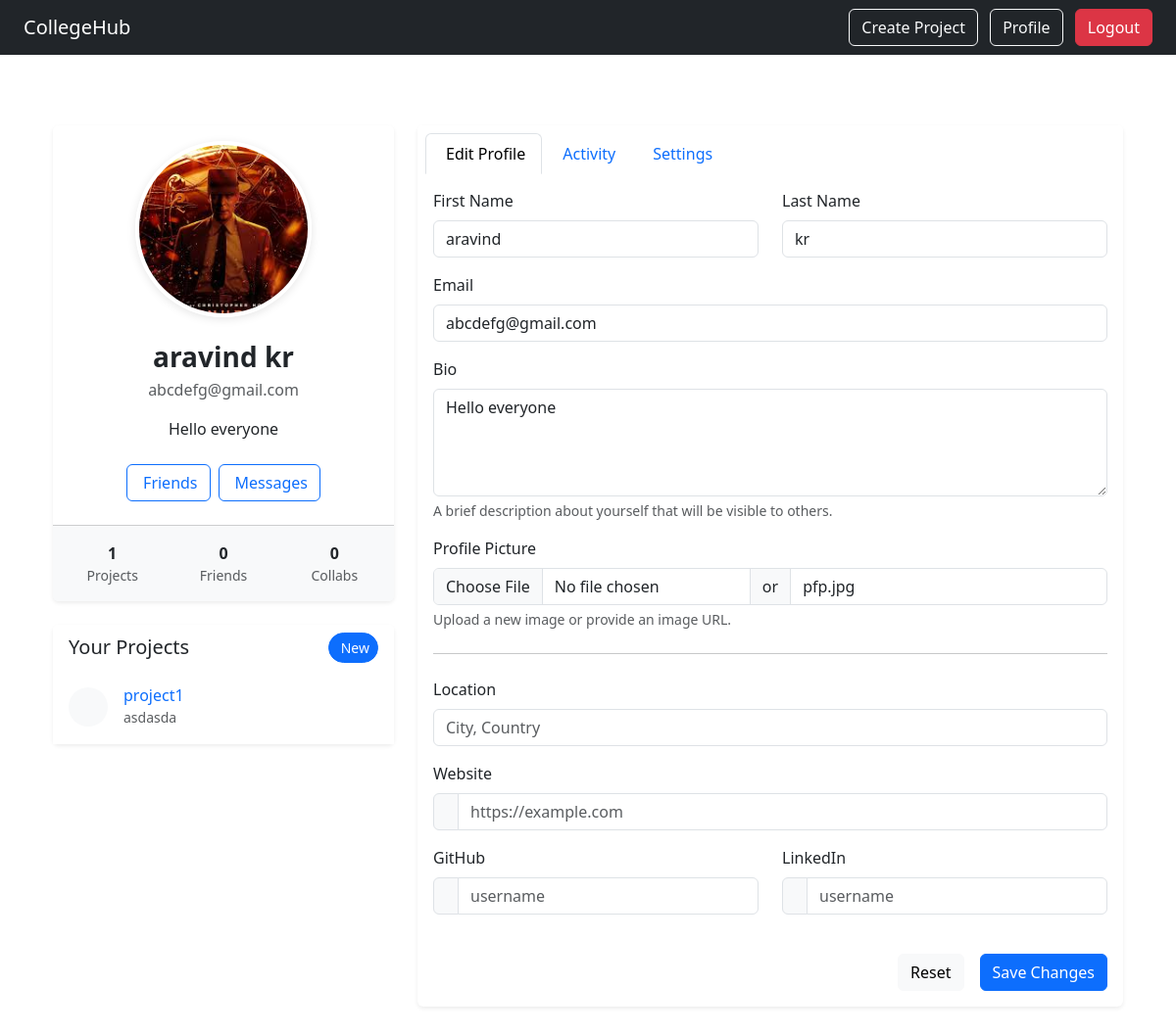
The app's page /profile (signed in) with its own data.
### app.py (models this page shows)
class User(UserMixin, db.Model):
    id = db.Column(db.Integer, primary_key=True)
    first_name = db.Column(db.String(150), nullable=False)
    last_name = db.Column(db.String(150), nullable=False)
    email = db.Column(db.String(120), unique=True, nullable=False)
    password = db.Column(db.String(255), nullable=False)
    profile_picture = db.Column(db.String(255))
    bio = db.Column(db.String(500))

class Project(db.Model):
    id = db.Column(db.Integer, primary_key=True)
    name = db.Column(db.String(150), nullable=False)
    description = db.Column(db.String(500), nullable=False)
    created_by = db.Column(db.Integer, db.ForeignKey('user.id'), nullable=False)
    creator = db.relationship('User', backref='created_projects', foreign_keys=[created_by])
    members = db.relationship('User', secondary=project_participants, backref='projects')

### app.py (the view, shortened to what this page needs)
@app.route('/profile', methods=['GET', 'POST'])
@login_required
def profile():
    user_projects = current_user.projects
    print(current_user.profile_picture)
    return render_template('profile.html', user=current_user, user_projects=user_projects)

### app.py (called while the page is built)
@login_manager.user_loader
def load_user(user_id):
    return User.query.get(int(user_id))

### templates/profile.html (shortened to what this page needs)
{% extends "base.html" %}
{% block content %}
<div class="container py-5">
    <div class="row">
        <div class="col-lg-4">
            <div class="card shadow-sm border-0 mb-4">
                <div class="card-body text-center">
                    <div class="position-relative profile-image-container mb-4">
                        <img src="{{ url_for('static', filename=user.profile_picture if user.profile_picture else 'default.jpg') }}"
                             class="rounded-circle mx-auto"
                             style="width: 180px; height: 180px; object-fit: cover; border: 4px solid #fff; box-shadow: 0 2px 10px rgba(0,0,0,0.1);"
                             alt="Profile Picture">
                    </div>
                    <h3 class="fw-bold mb-1">{{ user.first_name }} {{ user.last_name }}</h3>
                    <p class="text-muted mb-3">{{ user.email }}</p>
                    {% if user.bio %}
                        <p class="mb-4">{{ user.bio }}</p>
                    {% else %}
                        <p class="text-muted fst-italic mb-4">Add a bio to tell others about yourself</p>
                    {% endif %}
                    <div class="d-flex justify-content-center gap-2 mb-2">
                        <a href="{{ url_for('friends') }}" class="btn btn-outline-primary">
                             Friends
                        </a>
                        <a href="" class="btn btn-outline-primary">
                             Messages
                        </a>
                    </div>
                </div>
                <div class="card-footer bg-light p-3">
                    <div class="row text-center">
                        <div class="col-4">
                            <div class="fw-bold">{{ user_projects|length if user_projects else 0 }}</div>
                            <div class="small text-muted">Projects</div>
                        </div>
                        <div class="col-4">
                            <div class="fw-bold">{{ user.friends|length if user.friends else 0 }}</div>
                            <div class="small text-muted">Friends</div>
                        </div>
                        <div class="col-4">
                            <div class="fw-bold">{{ user.collaborations|length if user.collaborations else 0 }}</div>
                            <div class="small text-muted">Collabs</div>
                        </div>
                    </div>
                </div>
            </div>
            {% if user_projects %}
            <div class="card shadow-sm border-0 mb-4">
                <div class="card-header bg-white border-0">
                    <div class="d-flex justify-content-between align-items-center">
                        <h5 class="mb-0">Your Projects</h5>
                        <a href="{{ url_for('new_project') }}" class="btn btn-sm btn-primary rounded-pill">
                             New
                        </a>
                    </div>
                </div>
                <div class="card-body p-0">
                    <ul class="list-group list-group-flush">
                        {% for project in user_projects %}
                            <li class="list-group-item border-0 d-flex align-items-center py-3">
                                <div class="project-icon me-3 bg-light rounded-circle d-flex align-items-center justify-content-center" style="width: 40px; height: 40px;">
                                </div>
                                <div class="flex-grow-1">
                                    <h6 class="mb-0"><a href="{{ url_for('project_detail', project_id=project.id) }}" class="text-decoration-none">{{ project.name }}</a></h6>
                                    <small class="text-muted">{{ project.description[:30] }}{% if project.description|length > 30 %}...{% endif %}</small>
                                </div>
                            </li>
                        {% endfor %}
                    </ul>
                </div>
            </div>
            {% endif %}
        </div>
        <div class="col-lg-8">
            <div class="card shadow-sm border-0">
                <div class="card-header bg-white border-0">
                    <ul class="nav nav-tabs card-header-tabs" id="profileTabs" role="tablist">
                        <li class="nav-item" role="presentation">
                            <button class="nav-link active" id="edit-tab" data-bs-toggle="tab" data-bs-target="#edit" type="button" role="tab" aria-controls="edit" aria-selected="true">
                                 Edit Profile
                            </button>
                        </li>
                        <li class="nav-item" role="presentation">
                            <button class="nav-link" id="activity-tab" data-bs-toggle="tab" data-bs-target="#activity" type="button" role="tab" aria-controls="activity" aria-selected="false">
                                 Activity
                            </button>
                        </li>
                        <li class="nav-item" role="presentation">
                            <button class="nav-link" id="settings-tab" data-bs-toggle="tab" data-bs-target="#settings" type="button" role="tab" aria-controls="settings" aria-selected="false">
                                 Settings
                            </button>
                        </li>
                    </ul>
                </div>
                <div class="card-body">
                    <div class="tab-content" id="profileTabsContent">
                        <div class="tab-pane fade show active" id="edit" role="tabpanel" aria-labelledby="edit-tab">
                            <form method="POST" action="{{ url_for('profile') }}" enctype="multipart/form-data" class="needs-validation" novalidate>
                                <div class="row">
                                    <div class="col-md-6 mb-3">
                                        <label for="first_name" class="form-label">First Name</label>
                                        <input type="text" class="form-control" id="first_name" name="first_name" value="{{ user.first_name }}" required>
                                    </div>
                                    <div class="col-md-6 mb-3">
                                        <label for="last_name" class="form-label">Last Name</label>
                                        <input type="text" class="form-control" id="last_name" name="last_name" value="{{ user.last_name }}" required>
                                    </div>
                                </div>
                                <div class="mb-3">
                                    <label for="email" class="form-label">Email</label>
                                    <input type="email" class="form-control" id="email" name="email" value="{{ user.email }}" required>
                                </div>
                                <div class="mb-3">
                                    <label for="bio" class="form-label">Bio</label>
                                    <textarea class="form-control" id="bio" name="bio" rows="4" placeholder="Tell others about yourself...">{{ user.bio }}</textarea>
                                    <div class="form-text">A brief description about yourself that will be visible to others.</div>
                                </div>
                                <div class="mb-3">
                                    <label class="form-label">Profile Picture</label>
                                    <div class="input-group">
                                        <input type="file" class="form-control" id="profile_picture_file" name="profile_picture_file">
                                        <span class="input-group-text">or</span>
                                        <input type="text" class="form-control" id="profile_picture_url" name="profile_picture" value="{{ user.profile_picture }}" placeholder="Image URL">
                                    </div>
                                    <div class="form-text">Upload a new image or provide an image URL.</div>
                                </div>
                                <hr class="my-4">
                                <div class="mb-3">
                                    <label for="location" class="form-label">Location</label>
                                    <input type="text" class="form-control" id="location" name="location" value="{{ user.location if user.location else '' }}" placeholder="City, Country">
                                </div>
                                <div class="mb-3">
                                    <label for="website" class="form-label">Website</label>
                                    <div class="input-group">
                                        <span class="input-group-text"></span>
                                        <input type="url" class="form-control" id="website" name="website" value="{{ user.website if user.website else '' }}" placeholder="https://example.com">
                                    </div>
                                </div>
                                <div class="row">
                                    <div class="col-md-6 mb-3">
                                        <label for="github" class="form-label">GitHub</label>
                                        <div class="input-group">
                                            <span class="input-group-text"></span>
                                            <input type="text" class="form-control" id="github" name="github" value="{{ user.github if user.github else '' }}" placeholder="username">
                                        </div>
                                    </div>
                                    <div class="col-md-6 mb-3">
                                        <label for="linkedin" class="form-label">LinkedIn</label>
                                        <div class="input-group">
                                            <span class="input-group-text"></span>
                                            <input type="text" class="form-control" id="linkedin" name="linkedin" value="{{ user.linkedin if user.linkedin else '' }}" placeholder="username">
                                        </div>
                                    </div>
                                </div>
                                <div class="d-grid gap-2 d-md-flex justify-content-md-end mt-4">
                                    <button type="reset" class="btn btn-light me-md-2">Reset</button>
                                    <button type="submit" class="btn btn-primary">Save Changes</button>
                                </div>
                            </form>
                        </div>
                    </div>
                </div>
            </div>
        </div>
    </div>
</div>
{% endblock %}

### templates/base.html (shortened to what this page needs)
<!DOCTYPE html>
<html lang="en">
<head>
    <link rel="stylesheet" href="https://cdn.jsdelivr.net/npm/bootstrap@5.3.0/dist/css/bootstrap.min.css">
</head>
<body>
    <nav class="navbar navbar-expand-lg navbar-dark bg-dark px-4">
        <a class="navbar-brand" href="{{ url_for('profile') }}">CollegeHub</a>
        <div class="ms-auto">
            {% if current_user.is_authenticated %}
                <a class="btn btn-outline-light me-2" href="{{ url_for('create_project') }}">Create Project</a>
                <a class="btn btn-outline-light me-2" href="{{ url_for('profile') }}">Profile</a>
                <a class="btn btn-danger" href="{{ url_for('logout') }}">Logout</a>
            {% endif %}
        </div>
    </nav>
    <div class="container mt-4">
        {% block content %}{% endblock %}
    </div>
</body>
</html>

### templates/profile.html (style rules this page uses)
.profile-image-container { position: relative; display: inline-block; }

### records on screen
User: profile_picture (picture), first_name "aravind", last_name "kr", email "abcdefg@gmail.com", bio "Hello everyone", profile_picture "pfp.jpg"
Project: name "project1", description "asdasda"

### other values on screen
{{ user_projects|length if user_projects else 0 }} "1"
{{ user.friends|length if user.friends else 0 }} "0"
{{ user.collaborations|length if user.collaborations else 0 }} "0"
